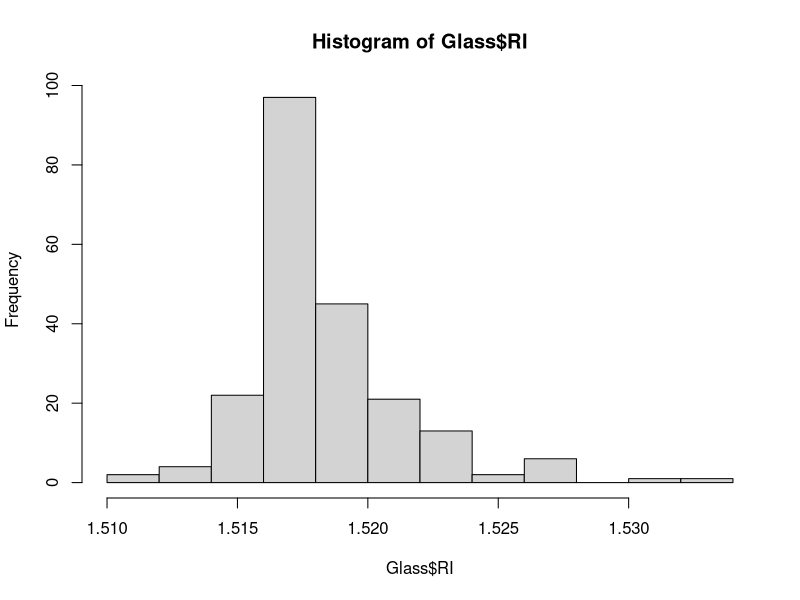
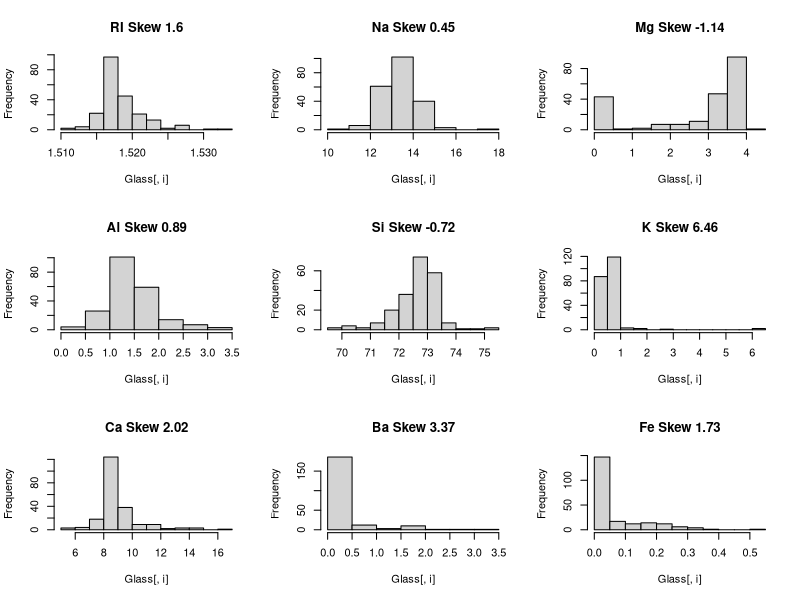

Recreate these plots in R, in order. (Note: this script raises an error after producing the figures.)
# Chap 3 (Excercise 1)

# Loading ML Benchmark Problems
# Loading Glass Data
library(mlbench)
data(Glass) # 214 Obs, 10 Variables
str(Glass)

library(e1071)
skewness(Glass$RI)
hist(Glass$RI)

# Column or Variable Names
colNam <- colnames(Glass)

# Matrix Plot of Histogram(distribution) & Skewness
par(mfrow=c(3, 3)) # 3 X 3 Matrix Plot
for(i in 1:9) {
  hist(Glass[, i], 
       main = paste(colNam[i], "Skew", 
                    round(skewness(Glass[, i]), 2)))
}       
      
par(mfrow=c(1, 1)) # Resetting the Plot

# Summary of all variables in Glass database
summary(Glass)

# Checking freq % of Ba, Fe
histogram(~Ba + Fe, data = Glass, Type = "percent" )

# Ba can be dropped, as it is a Near Zero Variance (Unique Values is 15%)
# Fe can be dropped, as it is a Near Zero Variance (Unique Values is 10%)

# Scatter Plot Matrix using ggplot2
library(ggplot2)
plotmatrix(Glass[, 1:9], mapping = aes(), colour = "black")

# Correlation Matrix
Correlation <- cor(Glass[, 1:9])
round(Correlation, 2)

# Loading Corr Plot
library(corrplot)
corrplot(Correlation, order = "hclust") 
# High correlation b/w Rl & Ca

# Removing the Type (factor) variable and creating new database
GlassData <- Glass[, -(8:10)]

# Calculating skewvalues
skewvalues <- apply(GlassData, 2, skewness)
skewvalues

# Applying Box Cox Transformations, Centering & Scaling to improve numerical stability
library(caret)
trans <- preProcess(GlassData,
                    method = c("BoxCox", "center", "scale"))
transformed <- predict(trans, GlassData)
skewvaluesTrans <- apply(transformed, 2, skewness)
skewvaluesTrans

# Applying PCA
GlassData_Rl_Ca <- GlassData[, -(2:6)]
pcaobject <- prcomp(GlassData_Rl_Ca,
                    center = TRUE, scale. = TRUE)

percentVariance <- pcaobject$sd^2/sum(pcaobject$sd^2)*100
percentVariance[1:2] # 90% Variance in explained by first PC

# Applying PCA for All 7
pcaobjectNew <- prcomp(GlassData,
                    center = TRUE, scale. = TRUE)

percentVarianceNew <- pcaobjectNew$sd^2/sum(pcaobjectNew$sd^2)*100
percentVarianceNew[1:5]
sum(percentVarianceNew[1:5]) # First 5 PC explain 98% Variance
pcaobjectNew$rotation[, 1:5] # Loadings


